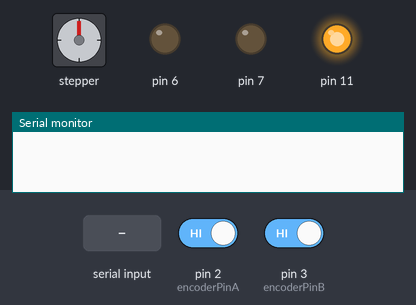
Simulated run of this sketch. Board: Arduino Uno, built with avr-gcc and run on an emulated ATmega328P. Parts: stepper motor, output pins drawn as LEDs (lit = HIGH), the last lines printed to the serial monitor. Wiring (inferred from the names in the program): stepper motor driver (200 steps per turn assumed): step pin 13; direction pin 12. The test bench sets the inputs (shaded band); at power-on: pin 2 (encoderPinA) HIGH, pin 3 (encoderPinB) HIGH. Pins used as bus, display or sensor lines are not drawn.

Above: at 1.2 s.
1.3 s: "90,45,200Q" received over Serial
At 1.7 s:
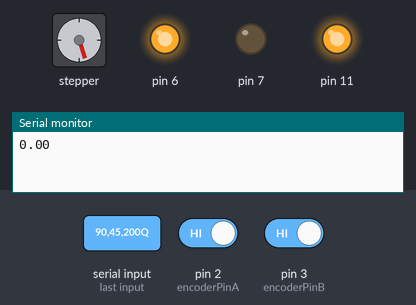
2.9 s: "30,150,10Q" received over Serial
At 4.0 s:
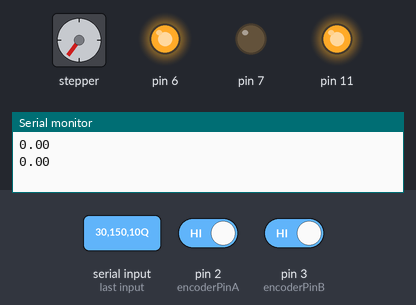
4.5 s: "90,45Q" received over Serial
At 5.3 s:
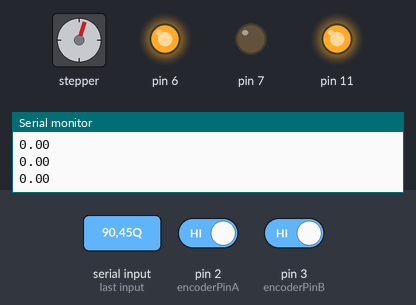
6.1 s: "30,150Q" received over Serial
At 6.5 s:
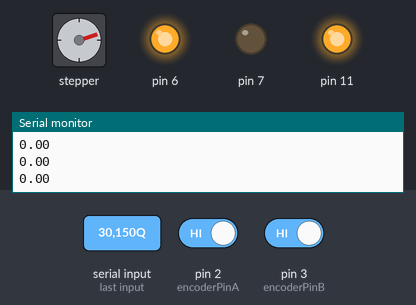
7.7 s: "5Q" received over Serial
At 8.1 s:
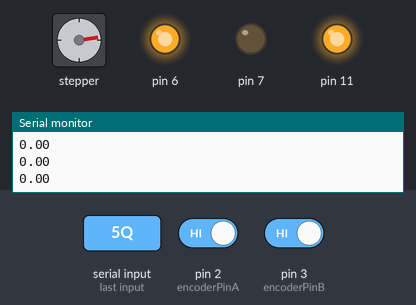
9.2 s: "90Q" received over Serial
At 10.0 s:
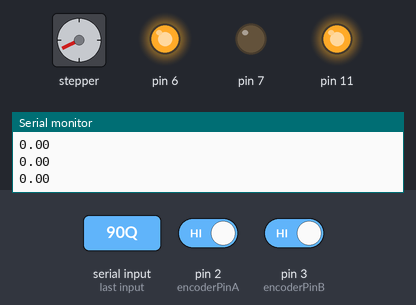
Timing chart, 0 to 11.8 s (numbered marks = the images above; inputs shaded):
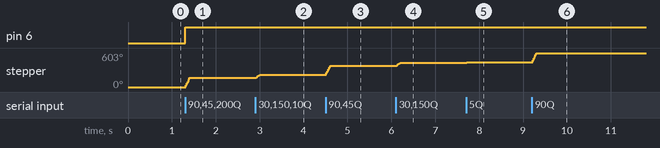

The sketch:

cmg_hils.ino
```cpp
int PIN_dir = 12;
int PIN_step = 13;
const int encoderPinA = 2;
const int encoderPinB = 3;
String incommingByte = "";
int encoderPos = 0;
#define radians(deg) ((deg)*DEG_TO_RAD)
const float ratio = radians(360./4000.);

void doEncoderA(){
  encoderPos += (digitalRead(encoderPinA)==digitalRead(encoderPinB))?1:-1;
}
void doEncoderB(){
  encoderPos += (digitalRead(encoderPinA)==digitalRead(encoderPinB))?-1:1;
}

void setup(){
  pinMode(encoderPinA, INPUT_PULLUP);
  attachInterrupt(0, doEncoderA, CHANGE);

  pinMode(encoderPinB, INPUT_PULLUP);
  attachInterrupt(1, doEncoderB, CHANGE);

  Serial.begin(115200);

  pinMode(PIN_dir,OUTPUT);
  pinMode(PIN_step,OUTPUT);
  pinMode(11, OUTPUT);
  digitalWrite(11, HIGH);
  pinMode(6, OUTPUT);
  pinMode(7, OUTPUT);
}

void loop(){

  if (Serial.available() > 0){
  digitalWrite(6, HIGH);
  incommingByte = Serial.readStringUntil('Q');
  int index1 = incommingByte.indexOf(',');
  int index2 = incommingByte.length();
  if (incommingByte.substring(0, index1).indexOf('-') == 0) {
    int s = incommingByte.substring(0, index1).toInt() * -1;
  }
  int s = incommingByte.substring(0, index1).toInt();
  int ss = incommingByte.substring(index1+1, index2).toInt();
  int step_size = abs(s)/0.05625;
  int step_delay = 0.1/step_size*1000000;
  int sss = 0.1/s*1000000;
   for(int i = 0; i < abs(s); i++){// 1회 동작 당 값
      if (s > 0) {
        digitalWrite(PIN_dir,HIGH);
      }
      else {
        digitalWrite(PIN_dir,LOW);
      }
      digitalWrite(PIN_step,HIGH);
      delayMicroseconds(abs(sss/2));    //회전 속도
      digitalWrite(PIN_step,LOW);
      delayMicroseconds(abs(sss/2));
    }
    Serial.println(float(encoderPos)*ratio);
  }
}
```

Measured:
- after the input at 1.3 s, pin 6: LOW → HIGH at once; stepper: turns 162° clockwise, starting at once
- after the input at 2.9 s, stepper: turns 54° clockwise in 0.10 s, starting at once
- after the input at 4.5 s, stepper: turns 162° clockwise in 0.10 s, starting at once
- after the input at 6.1 s, stepper: turns 54° clockwise in 0.10 s, starting at once
- after the input at 9.2 s, stepper: turns 162° clockwise in 0.10 s, starting at once
